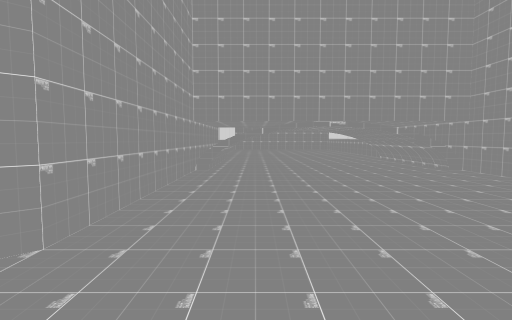
View 1 (above)

12 first-person views from a walk through a 3-D level made in the Unity game engine. The camera is 1.3 m above the floor, tilts 4° down and sees 80° across. The floor is counted in squares, 2 m on a side. Each view is taken from the middle of a square. On the plan, view 1 faces up. The plan holds only what a view shows up to about 10 squares ahead; the rest is blank. The place goes on beyond the plan. The player character is not drawn.

View 2
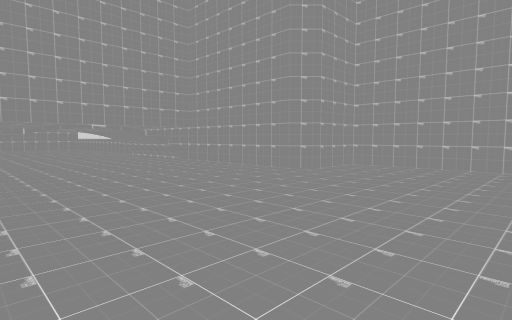

View 3
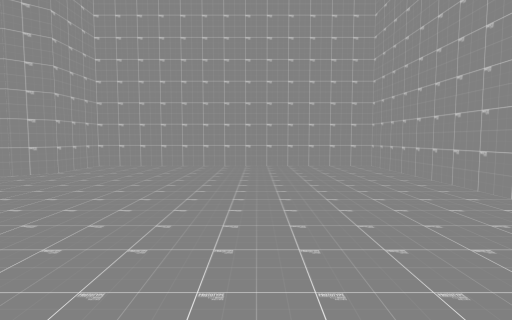

View 4
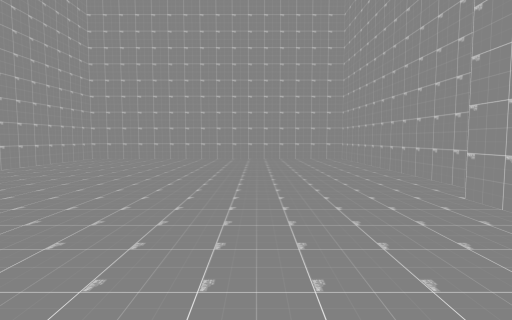

View 5
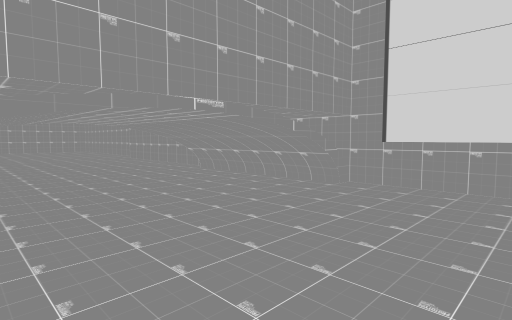

View 6
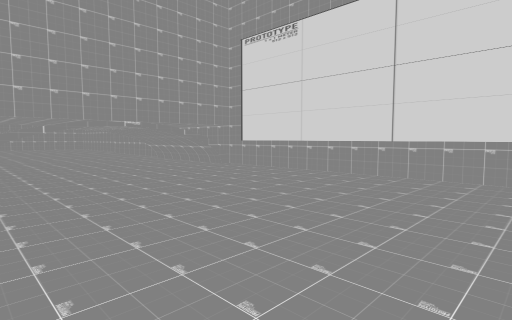

View 7
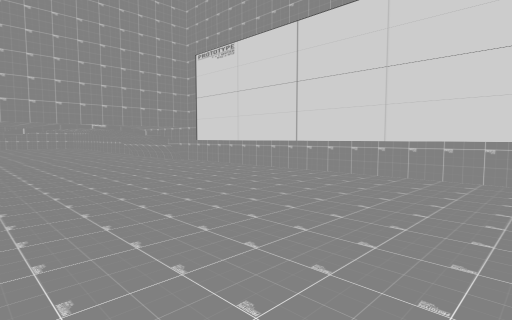

View 8
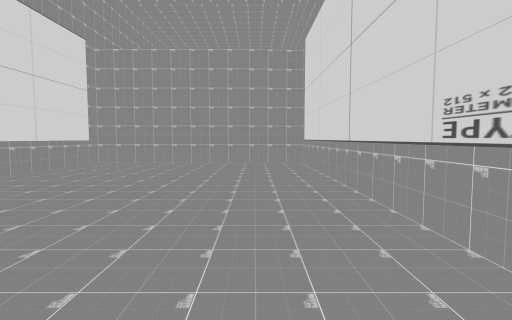

View 9
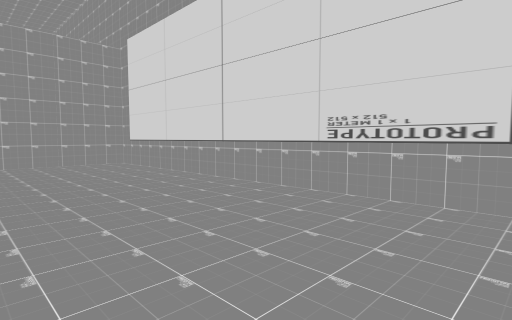

View 10
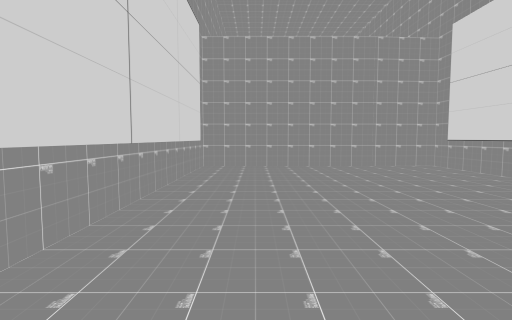

View 11
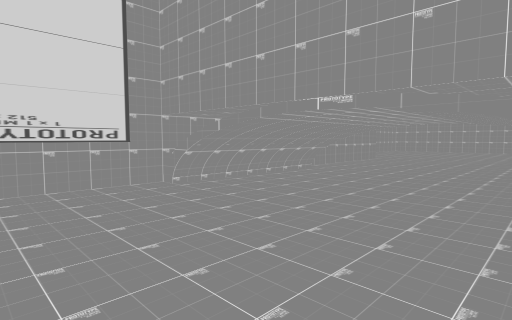

View 12
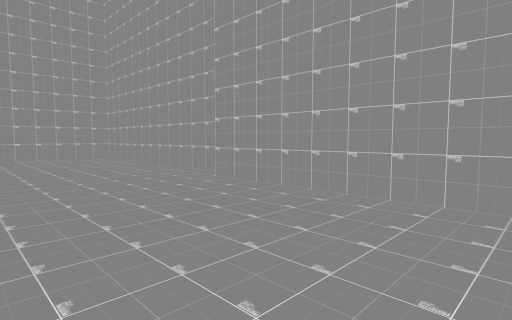

### Floor plan
Key: @ floor where view 1 was taken; # wall or solid block; . floor.
Columns run from 2 left of view 1 to 7 right of it. Each row starts with its distance up from view 1.
 19 ########
 18 #......#
 17 #......#
 16 #......#
 15 #......#
 14 #......#
 13 #......#
 12 #......#
 11 #......#
 10 #......#
  9 ###..###
  8  ##..##
  7 ###..###
  6 #......#
  5 #......#
  4 #......#
  3 #......#
  2 #......###
  1 #........#
  0 #.@......#
 -1 #........#
 -2 #........#
 -3 #........#
 -4 #........#
 -5 ##########

Where each view was taken, in squares from view 1:
view 1: 0 up, 0 right, facing up
view 2: 2 down, 1 left, facing up-right
view 3: 2 down, 1 left, facing right
view 4: 5 up, 1 right, facing down
view 5: 12 up, 3 right, facing down-left
view 6: 16 up, 4 right, facing down-left
view 7: 18 up, 4 right, facing down-left
view 8: 10 up, 3 right, facing up
view 9: 10 up, 1 right, facing up-right
view 10: 11 up, 0 right, facing up
view 11: 12 up, 0 right, facing down-right
view 12: 6 up, 2 right, facing down-left
